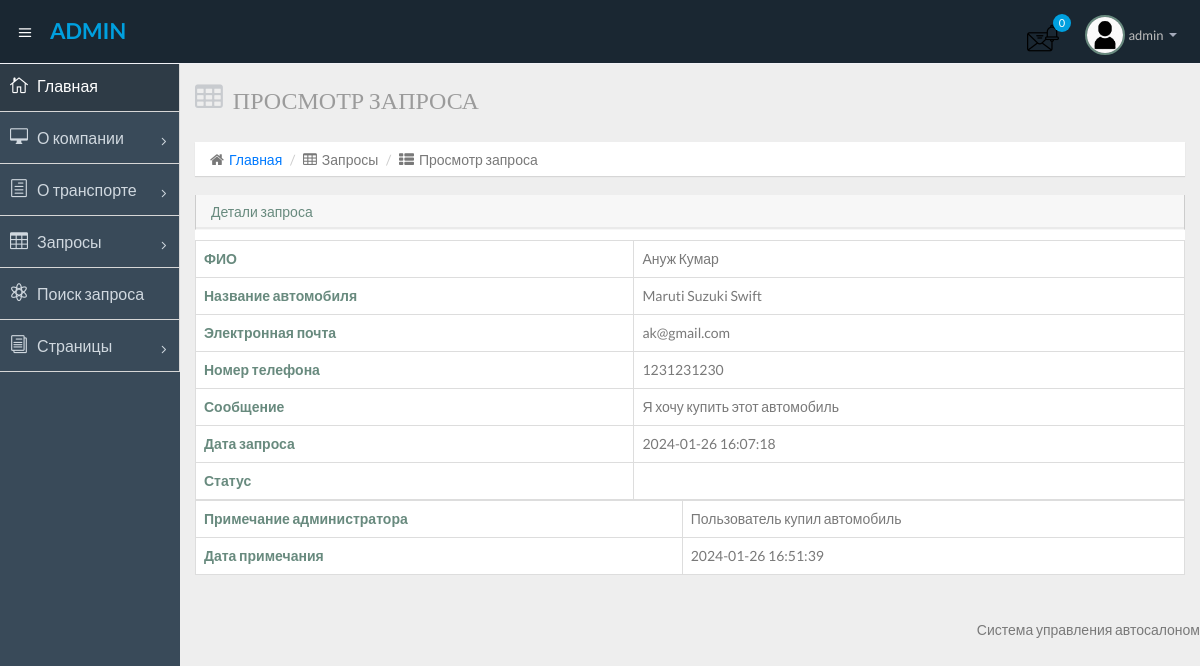
The page /admin/view-enquiry-detail.php?viewid=7 (signed in) on the database its author committed.
### tables this page shows
CREATE TABLE `tblenquiry` (
  `ID` int(10) NOT NULL,
  `EnquiryNumber` varchar(10) NOT NULL,
  `CardId` mediumint(50) DEFAULT NULL,
  `FullName` varchar(120) DEFAULT NULL,
  `Email` varchar(250) DEFAULT NULL,
  `MobileNumber` bigint(10) DEFAULT NULL,
  `Message` varchar(250) DEFAULT NULL,
  `EnquiryDate` timestamp NULL DEFAULT current_timestamp(),
  `Status` varchar(10) NOT NULL,
  `AdminRemark` varchar(200) NOT NULL,
  `AdminRemarkdate` timestamp NULL DEFAULT NULL ON UPDATE current_timestamp()
);

CREATE TABLE `tblcars` (
  `ID` int(10) NOT NULL,
  `CarName` varchar(50) DEFAULT NULL,
  `CarImage` varchar(120) DEFAULT NULL,
  `CarImage1` varchar(255) DEFAULT NULL,
  `CarImage2` varchar(255) DEFAULT NULL,
  `CarImage3` varchar(255) DEFAULT NULL,
  `CarImage4` varchar(255) DEFAULT NULL,
  `CarType` varchar(120) DEFAULT NULL,
  `CarCompany` varchar(120) DEFAULT NULL,
  `CarBodycolor` varchar(50) NOT NULL,
  `CarBodytype` varchar(50) NOT NULL,
  `CarModel` varchar(50) NOT NULL,
  `CarPrice` varchar(120) DEFAULT NULL,
  `CarNumber` varchar(120) DEFAULT NULL,
  `CarLength` varchar(120) DEFAULT NULL,
  `CarWidth` varchar(120) DEFAULT NULL,
  `CarHeight` varchar(120) DEFAULT NULL,
  `Seatingcapacity` varchar(120) DEFAULT NULL,
  `FuelType` varchar(120) DEFAULT NULL,
  `Displacement` varchar(120) DEFAULT NULL,
  `MaxPower` varchar(120) DEFAULT NULL,
  `MaxTorque` varchar(120) DEFAULT NULL,
  `Milage` varchar(120) DEFAULT NULL,
  `TransmissionType` varchar(120) DEFAULT NULL,
  `NoofGear` varchar(120) DEFAULT NULL,
  `AirCondition` varchar(120) DEFAULT NULL,
  `CarPowerwindow` varchar(120) DEFAULT NULL,
  `CarCenterlocking` varchar(120) DEFAULT NULL,
  `CarABS` varchar(120) DEFAULT NULL,
  `AirBags` varchar(120) DEFAULT NULL,
  `FrontType` varchar(120) DEFAULT NULL,
  `RearType` varchar(120) DEFAULT NULL,
  `CarDescription` varchar(300) DEFAULT NULL,
  `FuelCapacity` varchar(120) DEFAULT NULL,
  `BootSpace` varchar(120) DEFAULT NULL,
  `FogLamps` varchar(120) DEFAULT NULL,
  `EngineDisplay` varchar(120) DEFAULT NULL,
  `CentralLocking` varchar(120) DEFAULT NULL,
  `LastUpdationdate` timestamp NULL DEFAULT current_timestamp()
);

### admin/view-enquiry-detail.php (the view, shortened to what this page needs)
<?php
include('includes/dbconnection.php');
if (strlen($_SESSION['csmsaid']==0)) {
  header('location:logout.php');
  } else{
?>
<!DOCTYPE html>
<html lang="ru">
<head>
  <link href="css/bootstrap.min.css" rel="stylesheet">
  <link href="css/bootstrap-theme.css" rel="stylesheet">
  <link href="css/elegant-icons-style.css" rel="stylesheet" />
  <link href="css/font-awesome.min.css" rel="stylesheet" />
  <link href="css/style.css" rel="stylesheet">
  <link href="css/style-responsive.css" rel="stylesheet" />
</head>
<body>
  <section id="container" class="">
  <?php include_once('includes/header.php');?>
  <?php include_once('includes/sidebar.php');?>
  <section id="main-content">
    <section class="wrapper">
    <div class="row">
      <div class="col-lg-12">
      <h3 class="page-header"><i class="fa fa-table"></i>Просмотр запроса</h3>
      <ol class="breadcrumb">
        <li><i class="fa fa-home"></i><a href="dashboard.php">Главная</a></li>
        <li><i class="fa fa-table"></i>Запросы</li>
        <li><i class="fa fa-th-list"></i>Просмотр запроса</li>
      </ol>
      </div>
    </div>
    <div class="row">
      <div class="col-sm-12">
      <section class="panel">
        <header class="panel-heading">
        Детали запроса
        </header>
  <?php
 $cid=$_GET['viewid'];
$ret=mysqli_query($con,"select * from tblenquiry join tblcars on tblcars.ID=tblenquiry.CardId where tblenquiry.ID='$cid'");
while ($row=mysqli_fetch_array($ret)) {
?>
         <table border="1" class="table table-bordered mg-b-0">
   <tr>
                <th>ФИО</th>
                   <td><?php  echo $row['FullName'];?></td>
                   </tr>
                   <tr>
                <th>Название автомобиля</th>
                   <td><?php  echo $row['CarName'];?></td>
                   </tr>
<tr>
                <th>Электронная почта</th>
                   <td><?php  echo $row['Email'];?></td>
                   </tr>
                <tr>
                <th>Номер телефона</th>
                   <td><?php  echo $row['MobileNumber'];?></td>
                   </tr>
                   <tr>
                  <th>Сообщение</th>
                    <td><?php  echo $row['Message'];?></td>
                  </tr>
                    <tr>
                     <th>Дата запроса</th>
                    <td><?php  echo $row['EnquiryDate'];?></td>
                  </tr>
<tr>
  <tr>
  <th>Статус</th>
  <td> <?php
   ;?></td>
  </tr>
</table>
<table class="table mb-0">
<?php if($row['Status']==""){ ?>
<form name="submit" method="post">
<tr>
  <th>Примечание :</th>
  <td>
  <textarea name="remark" placeholder="" rows="6" cols="14" class="form-control wd-450" required="true"></textarea></td>
  </tr>
  <tr align="center">
  <td colspan="2"><button type="submit" name="submit" class="btn btn-primary btn-sm"><i class="fa fa-dot-circle-o"></i> Обновить</button></td>
  </tr>
  </form>
<?php } else { ?>
  <table border="1" class="table table-bordered mg-b-0">
  <tr>
  <th>Примечание администратора</th>
  <td><?php echo $row['AdminRemark']; ?></td>
  </tr>
<tr>
<th>Дата примечания</th>
<td><?php echo $row['AdminRemarkdate']; ?>  </td></tr>
<?php } ?>
</table>
<?php } ?>
      </section>
      </div>
    </div>
      </section>
    </section>
    <?php include_once('includes/footer.php');?>
  </section>
</body>
</html>
<?php }  ?>

### admin/includes/header.php (shortened to what this page needs)
<?php
include('includes/dbconnection.php');
?>
  <header class="header dark-bg">
    <div class="toggle-nav">
      <div class="icon-reorder tooltips" data-original-title="Переключить навигацию" data-placement="bottom"><i class="icon_menu"></i></div>
    </div>
<?php
$adid=$_SESSION['csmsaid'];
$ret=mysqli_query($con,"select AdminName from tbladmin where ID='$adid'");
$row=mysqli_fetch_array($ret);
$name=$row['AdminName'];
?>
    <a href="index.php" class="logo"><span class="lite"><strong> <?php echo $name; ?></strong></span></a>
    <div class="top-nav notification-row">
      <ul class="nav pull-right top-menu">
       <li id="alert_notificatoin_bar" class="dropdown">
        <?php
$ret1=mysqli_query($con,"select *from  tblenquiry where Status=''");
$num1=mysqli_num_rows($ret1);?>
        <a data-toggle="dropdown" class="dropdown-toggle" href="#">
<img src="images/notification-bell.png">
                   <span class="badge bg-important"><?php echo $num1;?></span>
                </a>
       </li>
       <li class="dropdown">
        <a data-toggle="dropdown" class="dropdown-toggle" href="#">
                   <span class="profile-ava">
                      <img alt="" src="images/av1.jpg" width="40" height="40">
                   </span>
                   <span class="username"><?php echo $name; ?></span>
                   <b class="caret"></b>
                </a>
       </li>
      </ul>
    </div>
   </header>

### rows shown on the page
tblenquiry: FullName "Ануж Кумар", tblcars.CarName "Maruti Suzuki Swift", Email "ak@gmail.com", MobileNumber "1231231230", Message "Я хочу купить этот автомобиль", EnquiryDate "2024-01-26 16:07:18", AdminRemark "Пользователь купил автомобиль", AdminRemarkdate "2024-01-26 16:51:39"

### other values the page prints
$name "ADMIN"
$num1 "0"
$name "admin"
